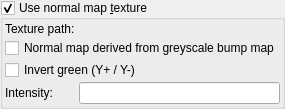
          <widget class="MyGroupBox" name="groupCheck_use_normal_map_texture">
           <property name="toolTip">
            <string>&lt;html&gt;&lt;head/&gt;&lt;body&gt;&lt;p&gt;Normal mapping is a technique used for faking the lighting of bumps and dents – an implementation of bump mapping. Normal map texture changes locally the direction of the surface normal vector, (i.e. &lt;span style=&quot; text-decoration: underline;&quot;&gt;simulates&lt;/span&gt; local changes of the surface angle). It causes changes to the way that the light is reflected or diffused. Normal maps do not deform the object surface, but just give the appearance of deformation.&lt;/p&gt;&lt;p&gt;Normal map textures uses color components to define the direction of the deflection of a normal vector. Red represents X axis, green represents Y axis and blue represents Z axis. &lt;/p&gt;&lt;p&gt;Normal maps can be derived from height maps (bumpmaps)&lt;br/&gt;&lt;/p&gt;&lt;table border=&quot;0&quot; style=&quot; margin-top:0px; margin-bottom:0px; margin-left:0px; margin-right:0px;&quot; cellspacing=&quot;2&quot; cellpadding=&quot;0&quot;&gt;&lt;tr&gt;&lt;td&gt;&lt;p&gt;Example normal map texture:&lt;/p&gt;&lt;/td&gt;&lt;td&gt;&lt;p&gt;Example height map&lt;/p&gt;&lt;/td&gt;&lt;/tr&gt;&lt;tr&gt;&lt;td&gt;&lt;p&gt;&lt;img src=&quot;:/tooltips/tooltips_images/normal_map_texture.jpg&quot;/&gt;&lt;/p&gt;&lt;/td&gt;&lt;td&gt;&lt;p&gt;&lt;img src=&quot;:/tooltips/tooltips_images/displacement_texture.jpg&quot;/&gt;&lt;/p&gt;&lt;/td&gt;&lt;/tr&gt;&lt;/table&gt;&lt;p&gt;Example object with normal map texture:&lt;/p&gt;&lt;p&gt;&lt;img src=&quot;:/tooltips/tooltips_images/material - normal map texture.jpg&quot;/&gt;&lt;/p&gt;&lt;/body&gt;&lt;/html&gt;</string>
           </property>
           <property name="title">
            <string>Use normal map &amp;texture</string>
           </property>
           <property name="checkable">
            <bool>true</bool>
           </property>
           <layout class="QVBoxLayout" name="verticalLayout_145">
            <property name="spacing">
             <number>2</number>
            </property>
            <property name="leftMargin">
             <number>2</number>
            </property>
            <property name="topMargin">
             <number>2</number>
            </property>
            <property name="rightMargin">
             <number>2</number>
            </property>
            <property name="bottomMargin">
             <number>2</number>
            </property>
            <item>
             <layout class="QGridLayout" name="gridLayout_100" rowstretch="0,0,0,0" columnstretch="0,0,0">
              <property name="spacing">
               <number>2</number>
              </property>
              <item row="0" column="0">
               <widget class="QLabel" name="label_394">
                <property name="text">
                 <string>Texture path:</string>
                </property>
               </widget>
              </item>
              <item row="3" column="0">
               <widget class="QLabel" name="label_393">
                <property name="text">
                 <string>Intensity:</string>
                </property>
               </widget>
              </item>
              <item row="3" column="2">
               <widget class="MyLineEdit" name="logedit_normal_map_texture_height">
                <property name="toolTip">
                 <string>&lt;html&gt;&lt;head/&gt;&lt;body&gt;&lt;p&gt;Intensity of bumps.&lt;/p&gt;&lt;/body&gt;&lt;/html&gt;</string>
                </property>
               </widget>
              </item>
              <item row="0" column="1" colspan="2">
               <widget class="FileSelectWidget" name="text_file_normal_map_texture" native="true">
                <property name="sizePolicy">
                 <sizepolicy hsizetype="Expanding" vsizetype="Preferred">
                  <horstretch>0</horstretch>
                  <verstretch>0</verstretch>
                 </sizepolicy>
                </property>
                <property name="toolTip">
                 <string>&lt;html&gt;&lt;head/&gt;&lt;body&gt;&lt;p&gt;Path to image with normal map texture&lt;/p&gt;&lt;/body&gt;&lt;/html&gt;</string>
                </property>
               </widget>
              </item>
              <item row="1" column="0" colspan="3">
               <widget class="MyCheckBox" name="checkBox_normal_map_texture_from_bumpmap">
                <property name="toolTip">
                 <string>&lt;html&gt;&lt;head/&gt;&lt;body&gt;&lt;p&gt;Enables the use of greyscale heightmaps as bump maps like on the image below. The bump map is internally converted to a normal map. &lt;/p&gt;&lt;p&gt;&lt;img src=&quot;:/tooltips/tooltips_images/displacement_texture.jpg&quot;/&gt;&lt;/p&gt;&lt;p&gt;This texture can give the following result:&lt;/p&gt;&lt;p&gt;&lt;img src=&quot;:/tooltips/tooltips_images/material - normal map texture from bumpmap.jpg&quot;/&gt;&lt;/p&gt;&lt;/body&gt;&lt;/html&gt;</string>
                </property>
                <property name="text">
                 <string>Normal map derived from greyscale bump map</string>
                </property>
               </widget>
              </item>
              <item row="2" column="0" colspan="3">
               <widget class="MyCheckBox" name="checkBox_normal_map_texture_invert_green">
                <property name="toolTip">
                 <string>&lt;html&gt;&lt;head/&gt;&lt;body&gt;&lt;p&gt;There are two standards of normal maps. The difference between them is in the direction of the Y component of the normal vector. Visually when the Y component is swapped then the green component of the texture is inverted.&lt;/p&gt;&lt;p&gt;&lt;br/&gt;&lt;/p&gt;&lt;table border=&quot;0&quot; style=&quot; margin-top:0px; margin-bottom:0px; margin-left:0px; margin-right:0px;&quot; cellspacing=&quot;2&quot; cellpadding=&quot;0&quot;&gt;&lt;tr&gt;&lt;td&gt;&lt;p&gt;standard&lt;/p&gt;&lt;/td&gt;&lt;td&gt;&lt;p&gt;inverted&lt;/p&gt;&lt;/td&gt;&lt;/tr&gt;&lt;tr&gt;&lt;td&gt;&lt;p&gt;&lt;img src=&quot;:/tooltips/tooltips_images/normal_map_texture.jpg&quot;/&gt;&lt;/p&gt;&lt;/td&gt;&lt;td&gt;&lt;p&gt;&lt;img src=&quot;:/tooltips/tooltips_images/normal_map_texture_g_inv.jpg&quot;/&gt;&lt;/p&gt;&lt;/td&gt;&lt;/tr&gt;&lt;/table&gt;&lt;p&gt;To recognize which standard it is, check how the colors are located on the convex part of the texture.&lt;/p&gt;&lt;p&gt;Standard:   top left corner - green,  bottom right- red&lt;/p&gt;&lt;p&gt;Inverted:    bottom left corner - green,  right top - red&lt;/p&gt;&lt;p&gt;If you use inverted texture, then this check box should be ticked.&lt;/p&gt;&lt;/body&gt;&lt;/html&gt;</string>
                </property>
                <property name="text">
                 <string>Invert green (Y+ / Y-)</string>
                </property>
               </widget>
              </item>
             </layout>
            </item>
           </layout>
          </widget>
